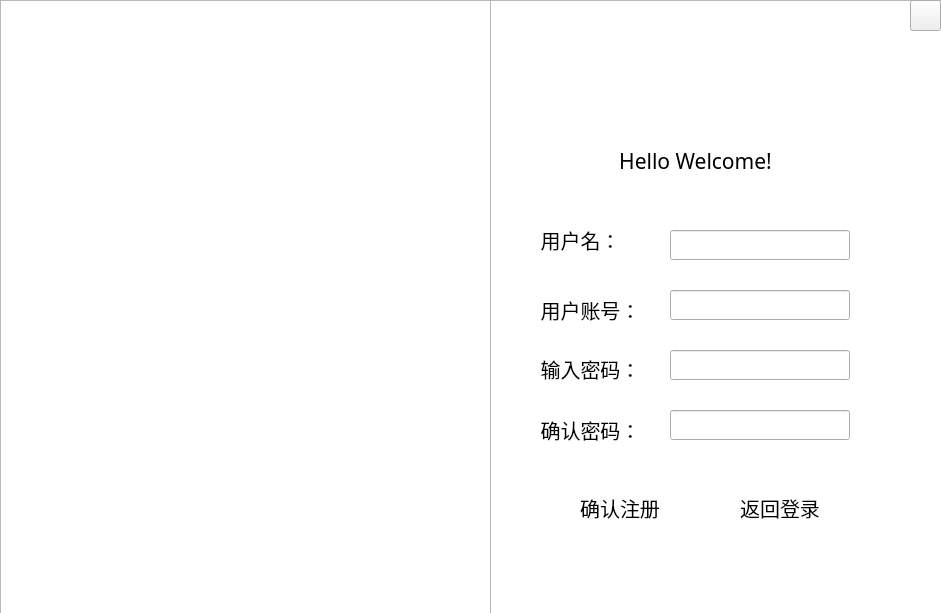
<?xml version="1.0" encoding="UTF-8"?>
<ui version="4.0">
 <class>Dialog</class>
 <widget class="QDialog" name="Dialog">
  <property name="geometry">
   <rect>
    <x>0</x>
    <y>0</y>
    <width>941</width>
    <height>613</height>
   </rect>
  </property>
  <property name="minimumSize">
   <size>
    <width>450</width>
    <height>500</height>
   </size>
  </property>
  <property name="windowTitle">
   <string>Dialog</string>
  </property>
  <property name="styleSheet">
   <string notr="true"/>
  </property>
  <widget class="QLabel" name="label">
   <property name="geometry">
    <rect>
     <x>530</x>
     <y>220</y>
     <width>101</width>
     <height>40</height>
    </rect>
   </property>
   <property name="font">
    <font>
     <family>微软雅黑</family>
     <pointsize>14</pointsize>
     <weight>50</weight>
     <italic>false</italic>
     <bold>false</bold>
    </font>
   </property>
   <property name="styleSheet">
    <string notr="true">border-image: url(:/photo/1.jpg);
font-size: 20px;
color: rgb(0, 0, 0);
border-radius:8px;
font: 14pt &quot;微软雅黑&quot;;
border:none;
</string>
   </property>
   <property name="text">
    <string>用户名：</string>
   </property>
   <property name="alignment">
    <set>Qt::AlignCenter</set>
   </property>
  </widget>
  <widget class="QLabel" name="label_2">
   <property name="enabled">
    <bool>true</bool>
   </property>
   <property name="geometry">
    <rect>
     <x>530</x>
     <y>290</y>
     <width>121</width>
     <height>40</height>
    </rect>
   </property>
   <property name="font">
    <font>
     <family>微软雅黑</family>
     <pointsize>14</pointsize>
     <weight>50</weight>
     <italic>false</italic>
     <bold>false</bold>
    </font>
   </property>
   <property name="styleSheet">
    <string notr="true">border-image: url(:/photo/1.jpg);
font-size: 20px;
color: rgb(0, 0, 0);
border-radius:8px;
font: 14pt &quot;微软雅黑&quot;;
border:none;</string>
   </property>
   <property name="text">
    <string>用户账号：</string>
   </property>
   <property name="alignment">
    <set>Qt::AlignCenter</set>
   </property>
  </widget>
  <widget class="QLabel" name="label_3">
   <property name="geometry">
    <rect>
     <x>530</x>
     <y>349</y>
     <width>121</width>
     <height>40</height>
    </rect>
   </property>
   <property name="font">
    <font>
     <family>微软雅黑</family>
     <pointsize>14</pointsize>
     <weight>50</weight>
     <italic>false</italic>
     <bold>false</bold>
    </font>
   </property>
   <property name="styleSheet">
    <string notr="true">border-image: url(:/photo/1.jpg);
font-size: 20px;
color: rgb(0, 0, 0);
border-radius:8px;
font: 14pt &quot;微软雅黑&quot;;
border:none;</string>
   </property>
   <property name="text">
    <string>输入密码：</string>
   </property>
   <property name="alignment">
    <set>Qt::AlignCenter</set>
   </property>
  </widget>
  <widget class="QLineEdit" name="linename">
   <property name="geometry">
    <rect>
     <x>670</x>
     <y>230</y>
     <width>180</width>
     <height>30</height>
    </rect>
   </property>
   <property name="styleSheet">
    <string notr="true"/>
   </property>
  </widget>
  <widget class="QLineEdit" name="lineusername">
   <property name="geometry">
    <rect>
     <x>670</x>
     <y>290</y>
     <width>180</width>
     <height>30</height>
    </rect>
   </property>
   <property name="styleSheet">
    <string notr="true"/>
   </property>
  </widget>
  <widget class="QLineEdit" name="linepassword">
   <property name="geometry">
    <rect>
     <x>670</x>
     <y>350</y>
     <width>180</width>
     <height>30</height>
    </rect>
   </property>
   <property name="styleSheet">
    <string notr="true"/>
   </property>
  </widget>
  <widget class="QLabel" name="label_4">
   <property name="geometry">
    <rect>
     <x>570</x>
     <y>110</y>
     <width>251</width>
     <height>101</height>
    </rect>
   </property>
   <property name="font">
    <font>
     <family>微软雅黑</family>
     <pointsize>16</pointsize>
     <weight>50</weight>
     <italic>false</italic>
     <bold>false</bold>
    </font>
   </property>
   <property name="styleSheet">
    <string notr="true"/>
   </property>
   <property name="text">
    <string>Hello Welcome!</string>
   </property>
   <property name="alignment">
    <set>Qt::AlignCenter</set>
   </property>
  </widget>
  <widget class="QLabel" name="label_5">
   <property name="geometry">
    <rect>
     <x>530</x>
     <y>410</y>
     <width>121</width>
     <height>40</height>
    </rect>
   </property>
   <property name="font">
    <font>
     <family>微软雅黑</family>
     <pointsize>14</pointsize>
     <weight>50</weight>
     <italic>false</italic>
     <bold>false</bold>
    </font>
   </property>
   <property name="styleSheet">
    <string notr="true">border-image: url(:/photo/1.jpg);
font-size: 20px;
color: rgb(0, 0, 0);
border-radius:8px;
font: 14pt &quot;微软雅黑&quot;;
border:none;</string>
   </property>
   <property name="text">
    <string>确认密码：</string>
   </property>
   <property name="alignment">
    <set>Qt::AlignCenter</set>
   </property>
  </widget>
  <widget class="QLineEdit" name="linepassword_ok">
   <property name="geometry">
    <rect>
     <x>670</x>
     <y>410</y>
     <width>180</width>
     <height>30</height>
    </rect>
   </property>
   <property name="styleSheet">
    <string notr="true"/>
   </property>
  </widget>
  <widget class="QPushButton" name="btnok">
   <property name="geometry">
    <rect>
     <x>570</x>
     <y>490</y>
     <width>100</width>
     <height>35</height>
    </rect>
   </property>
   <property name="font">
    <font>
     <family>微软雅黑</family>
     <pointsize>14</pointsize>
     <weight>50</weight>
     <italic>false</italic>
     <bold>false</bold>
    </font>
   </property>
   <property name="styleSheet">
    <string notr="true">font-size: 20px;
color: rgb(0, 0, 0);
border-radius:8px;
font: 14pt &quot;微软雅黑&quot;;
</string>
   </property>
   <property name="text">
    <string>确认注册</string>
   </property>
  </widget>
  <widget class="QPushButton" name="btnlev">
   <property name="geometry">
    <rect>
     <x>730</x>
     <y>490</y>
     <width>100</width>
     <height>35</height>
    </rect>
   </property>
   <property name="font">
    <font>
     <family>微软雅黑</family>
     <pointsize>14</pointsize>
     <weight>50</weight>
     <italic>false</italic>
     <bold>false</bold>
    </font>
   </property>
   <property name="styleSheet">
    <string notr="true">border-image: url(:/photo/1.jpg);
font-size: 20px;
color: rgb(0, 0, 0);
border-radius:8px;
font: 14pt &quot;微软雅黑&quot;;
border:none;</string>
   </property>
   <property name="text">
    <string>返回登录</string>
   </property>
  </widget>
  <widget class="QGraphicsView" name="graphicsView">
   <property name="geometry">
    <rect>
     <x>30</x>
     <y>0</y>
     <width>961</width>
     <height>641</height>
    </rect>
   </property>
   <property name="styleSheet">
    <string notr="true">border-image: url(:/photo/1.jpg);</string>
   </property>
  </widget>
  <widget class="QGraphicsView" name="graphicsView_2">
   <property name="geometry">
    <rect>
     <x>0</x>
     <y>0</y>
     <width>491</width>
     <height>631</height>
    </rect>
   </property>
   <property name="styleSheet">
    <string notr="true">border-image: url(:/photo/dialog.jpg);</string>
   </property>
  </widget>
  <widget class="QPushButton" name="offButton_2">
   <property name="geometry">
    <rect>
     <x>910</x>
     <y>0</y>
     <width>31</width>
     <height>31</height>
    </rect>
   </property>
   <property name="styleSheet">
    <string notr="true">border-image: url(:/photo/off.png);</string>
   </property>
   <property name="text">
    <string/>
   </property>
  </widget>
  <widget class="QLabel" name="label_6">
   <property name="geometry">
    <rect>
     <x>-10</x>
     <y>0</y>
     <width>511</width>
     <height>611</height>
    </rect>
   </property>
   <property name="text">
    <string/>
   </property>
  </widget>
  <widget class="QLabel" name="label_7">
   <property name="geometry">
    <rect>
     <x>470</x>
     <y>0</y>
     <width>471</width>
     <height>201</height>
    </rect>
   </property>
   <property name="text">
    <string/>
   </property>
  </widget>
  <widget class="QLabel" name="label_8">
   <property name="geometry">
    <rect>
     <x>477</x>
     <y>534</y>
     <width>461</width>
     <height>81</height>
    </rect>
   </property>
   <property name="text">
    <string/>
   </property>
  </widget>
  <widget class="QLabel" name="label_9">
   <property name="geometry">
    <rect>
     <x>860</x>
     <y>70</y>
     <width>71</width>
     <height>501</height>
    </rect>
   </property>
   <property name="text">
    <string/>
   </property>
  </widget>
  <zorder>graphicsView</zorder>
  <zorder>label</zorder>
  <zorder>label_2</zorder>
  <zorder>label_3</zorder>
  <zorder>lineusername</zorder>
  <zorder>linepassword</zorder>
  <zorder>label_4</zorder>
  <zorder>label_5</zorder>
  <zorder>linepassword_ok</zorder>
  <zorder>btnok</zorder>
  <zorder>btnlev</zorder>
  <zorder>graphicsView_2</zorder>
  <zorder>linename</zorder>
  <zorder>offButton_2</zorder>
  <zorder>label_6</zorder>
  <zorder>label_7</zorder>
  <zorder>label_8</zorder>
  <zorder>label_9</zorder>
 </widget>
 <resources/>
 <connections/>
</ui>
